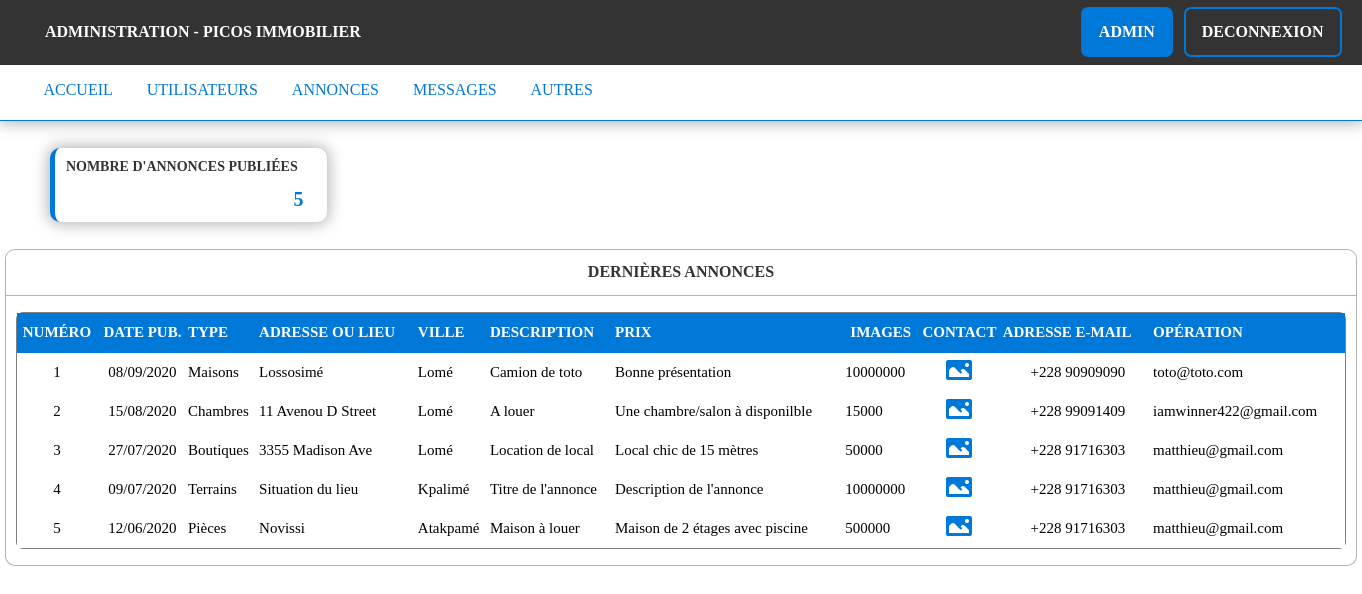
The page /administration/annonces.php (signed in) on the database its author committed.
### tables this page shows
CREATE TABLE `annonces` (
  `num_ann` int(11) NOT NULL,
  `titre_ann` varchar(75) NOT NULL,
  `desc_ann` varchar(255) NOT NULL,
  `prix_ann` float NOT NULL,
  `lieu_ann` varchar(155) NOT NULL,
  `date_ann` varchar(10) NOT NULL,
  `num_ville` int(11) NOT NULL,
  `num_user` int(11) NOT NULL,
  `num_type` int(11) NOT NULL
);

CREATE TABLE `type_immob` (
  `num_type` int(11) NOT NULL,
  `libelle_type` varchar(100) NOT NULL
);

CREATE TABLE `villes` (
  `num_ville` int(11) NOT NULL,
  `nom_ville` varchar(70) NOT NULL
);

CREATE TABLE `utilisateurs` (
  `num_user` int(11) NOT NULL,
  `prenoms_user` varchar(100) NOT NULL,
  `nom_user` varchar(75) NOT NULL,
  `num_tel` varchar(8) NOT NULL,
  `adr_mail` varchar(150) NOT NULL,
  `password` text NOT NULL
);

### administration/annonces.php (the view, shortened to what this page needs)
<?php
    $pdo = new PDO('mysql:host=localhost; dbname=immobilier', 'root', '', array(PDO::MYSQL_ATTR_INIT_COMMAND => 'SET NAMES utf8'));
    if (isset($_COOKIE['__lingomin'])) {
        $leNum = intval($_COOKIE['__lingomin']);
        $requeteAdmin = $pdo->prepare("SELECT * FROM `administration` WHERE num_admin = ?");
        $requeteAdmin->execute(array($leNum));
        $adminInfo = $requeteAdmin->fetch();
        $username =  $adminInfo['admin_name'];
    }else{
        header("Location: index.php");
        exit();
    }
    $requeteAnnonce = $pdo->prepare("SELECT * FROM `annonces` ORDER BY `num_ann` DESC");
    $requeteAnnonce->execute();
    $nbAnn = $requeteAnnonce->rowCount();
    $listeAnnonce = $requeteAnnonce->fetchAll();
?>
<!DOCTYPE html>
<html>
    <head>
        <link rel="stylesheet" href="../css/admin.css"/>
    </head>
    <body>
        <?php
            include("header.php");
        ?>
         <div id ="infos">
            <div class="box-info">
                <p class="entetes">Nombre d'annonces publiées</p>
                <p class="chiffres"><?php echo $nbAnn;?></p>
            </div>
        </div>
        <div id="corps8">
            <div id="liste">
            <p class="title">Dernières annonces</p>
            <table class="tble" cellpadding="0" cellspacing="0" border="0" id="t8">
                <tr class="entet">
                    <td align="center">Numéro</td>
                    <td align="center">Date pub.</td>
                    <td>Type</td>
                    <td>Adresse ou Lieu</td>
                    <td>Ville</td>
                    <td>Description</td>
                    <td>Prix</td>
                    <td align="center">Images</td>
                    <td align="center">Contact</td>
                    <td>Adresse E-mail</td>
                    <td>Opération</td>
                </tr>
                <?php
                  if (isset($_GET['type']) AND $_GET['type'] == "Autres") {
                        $i = 1;
                        foreach ($tabListe as $listeAnnonce) {
                            foreach ($listeAnnonce as $annonce) {
                                $num_user = $annonce['num_user'];
                                $num_type = $annonce['num_type'];
                                $num_ville = $annonce['num_ville'];
                                $rInfos = $pdo->prepare("SELECT `num_tel`, `adr_mail` FROM `utilisateurs` WHERE `num_user` = ?");
                                $rInfos->execute(array($num_user));
                                $infos = $rInfos->fetch();
                                $numero = $infos['num_tel'];
                                $adresse = $infos['adr_mail'];
                                $rType = $pdo->prepare("SELECT `libelle_type` FROM `type_immob` WHERE `num_type` = ?");
                                $rType->execute(array($num_type));
                                $type = $rType->fetch();
                                $libelle_type = $type['libelle_type'];
                                $rVille = $pdo->prepare("SELECT `nom_ville` FROM `villes` WHERE `num_ville` = ?");
                                $rVille->execute(array($num_ville));
                                $ville = $rVille->fetch();
                                $nom_ville = $ville['nom_ville'];
                                echo "
                                    <tr class='infos'>
                                        <td align='center'>".$i."</td>
                                        <td align='center'>".$annonce['date_ann']."</td>
                                        <td>".$annonce['lieu_ann']."</td>
                                        <td>".$nom_ville."</td>
                                        <td>".$annonce['titre_ann']."</td>
                                        <td>".$annonce['desc_ann']."</td>
                                        <td>".$annonce['prix_ann']."</td>
                                        <td align='center'><a href='images.php?num_ann=".$annonce['num_ann']."'><img src='../img/picture_30px.png' alt='image' id='img'/><a></td>
                                        <td align='center'>".$numero."</a></td>
                                        <td>".$adresse."</td>
                                        <td align='center'><a href='srp_ann.php?num=".$annonce['num_ann']."' id='supprimer'>Supprimer</a></td>
                                    </tr>";
                            }
                            $i++;
                        }
                    }else{
                          $i = 1;
                        foreach ($listeAnnonce as $annonce) {
                            $num_user = $annonce['num_user'];
                            $num_type = $annonce['num_type'];
                            $num_ville = $annonce['num_ville'];
                            $rInfos = $pdo->prepare("SELECT `num_tel`, `adr_mail` FROM `utilisateurs` WHERE `num_user` = ?");
                            $rInfos->execute(array($num_user));
                            $infos = $rInfos->fetch();
                            $numero = $infos['num_tel'];
                            $adresse = $infos['adr_mail'];
                            $rType = $pdo->prepare("SELECT `libelle_type` FROM `type_immob` WHERE `num_type` = ?");
                            $rType->execute(array($num_type));
                            $type = $rType->fetch();
                            $libelle_type = $type['libelle_type'];
                            $rVille = $pdo->prepare("SELECT `nom_ville` FROM `villes` WHERE `num_ville` = ?");
                            $rVille->execute(array($num_ville));
                            $ville = $rVille->fetch();
                            $nom_ville = $ville['nom_ville'];
                            echo "
                                <tr class='infos'>
                                    <td align='center'>".$i."</td>
                                    <td align='center'>".$annonce['date_ann']."</td>
                                    <td>".$libelle_type."</td>
                                    <td>".$annonce['lieu_ann']."</td>
                                    <td>".$nom_ville."</td>
                                    <td>".$annonce['titre_ann']."</td>
                                    <td>".$annonce['desc_ann']."</td>
                                    <td>".$annonce['prix_ann']."</td>
                                    <td align='center'><a href='../images.php?num_ann=".$annonce['num_ann']."'><img src='../img/picture_30px.png' alt='image' id='img'/><a></td>
                                    <td align='center'>+228 ".$numero."</td>
                                    <td>".$adresse."</td>
                                </tr>";
                            $i++;
                        }
                    }
                ?>
            </table>
            </div>
        </div>
    </body>
</html>

### administration/header.php
<div id="banniere">
    <nav id="menu">
        <ul>
            <li id="titre">Administration - Picos Immobilier</li>
            <?php
				if (isset($_SESSION['num']) AND $adminInfo['num_admin'] == $_SESSION['num']){
			?>
            <li id="deconnexion"><a href="deconnexion.php">Deconnexion</a></li>
            <li id="username"><a href="profil.php" title="Mon profil"><?php echo $username;?></a></li>
            <?php
				}
			?>
        </ul>
    </nav>
</div>
<div id="ban-2">
	<nav id="menu-2">
		<ul>
			<li><a href="administration.php">Accueil</a></li>
			<li><a href="utilisateurs.php">Utilisateurs</a></li>
			<li><a href="annonces.php">Annonces</a></li>
			<li><a href="messages.php">Messages</a></li>
			<li><a href="others.php">Autres</a></li>
		</ul>
	</nav>
</div>

### css/admin.css (style rules this page uses)
* { font-family: 'Segoe UI Light', 'Montserrat-Regular'; padding: 0; margin: 0; outline: 0; }
body { background-image: url('../img/outside.jpg'); background-size: cover; background-attachment: scroll; }
#banniere { display: inline-block; width: 100%; height: 65px; color: white; background-color: #333; }
#menu { display: inline; }
#menu ul li { display: inline-block; list-style-type: none; margin-left: 45px; }
#menu ul li a { display: inline-block; color: white; font-weight: bold; text-transform: uppercase; padding: 14px 16px; text-decoration: none }
#deconnexion { margin-top: 0.5%; border-radius: 7px; float: right; margin-right: 1.5%; border: 2px solid #0078d7; }
#username { margin-top: 0.5%; border-radius: 7px; float: right; margin-right: -2.5%; background-color:#0078d7; border: 2px solid #0078d7; }
#titre { margin-top: 1.7%; font-weight: bolder; text-transform: uppercase; }
#ban-2 { background-color: white; border-bottom: 1px solid #0078d7; box-shadow: 0 0 15px 2px rgba(0,0,0,.3); width: 100%; height: 55px; }
#menu-2 { display: inline-block; padding-left: 1.5%; }
#menu-2 ul li { display: inline-block; list-style-type: none; margin-left: 16px; }
#menu-2 ul li a { display: inline-block; font-weight: lighter; text-transform: uppercase; text-decoration: none; color: #0078d7; padding: 16px 7px; }
#infos { display: inline; }
.box-info { margin-top: 2%; border-left: 5px solid #0078d7; padding: .8%; box-shadow: 0 0 15px 2px rgba(0,0,0,.3); background-color: white; width: 250px; display: inline-block; margin-left: 50px; border-radius: 10px; }
.chiffres { text-align: right; padding-top: 5%; font-weight: bold; font-size: 20px; color: #0078d7; padding-right: 5%; }
.entetes { font-size: 14px; text-transform: uppercase; color: #333; font-weight:bold; }
.title { padding: 1%; background-color: white; color: #333; font-weight: bold; border-bottom: 1px solid rgba(0,0,0,.3); }
.tble { border: 1px solid rgba(0,0,0,.5); margin: 1.2% 2%; height: auto; border-radius: 7px; }
.infos { background-color: rgb(255,255,255); color: black; border: solid rgba(0,0,0,.3); height: 39px; padding: 40px; }
#t8 { font-size: 15px; width: 1330px; text-align: left; margin-left: auto; margin-right: auto; }
.entet { color: white; background-color: #0078d7; border: solid rgba(0,0,0,.3); height: 40px; text-align: left; font-weight: bold; text-transform: uppercase; }
#liste { width: 1350px; background-color: white; overflow: auto; margin-top: 2%; margin-bottom: 2%; border-radius: 10px; display: block; overflow: auto; border: 1px solid rgba(0,0,0,.3); margin-left: auto; margin-right: auto; }
.title { padding: 1%; background-color: white; color: #333; text-align: center; text-transform: uppercase; font-weight: bold; border-bottom: 1px solid rgba(0,0,0,.3); }
#corps8 { width: auto; margin-left: auto; margin-right: auto; }

### rows shown on the page
annonces: date_ann "08/09/2020", type_immob.libelle_type "Maisons", lieu_ann "Lossosimé", villes.nom_ville "Lomé", titre_ann "Camion de toto", desc_ann "Bonne présentation", prix_ann "10000000", utilisateurs.num_tel "90909090", utilisateurs.adr_mail "toto@toto.com"
annonces: date_ann "15/08/2020", type_immob.libelle_type "Chambres", lieu_ann "11 Avenou D Street", villes.nom_ville "Lomé", titre_ann "A louer", desc_ann "Une chambre/salon à disponilble", prix_ann "15000", utilisateurs.num_tel "99091409", utilisateurs.adr_mail "iamwinner422@gmail.com"
annonces: date_ann "27/07/2020", type_immob.libelle_type "Boutiques", lieu_ann "3355 Madison Ave", villes.nom_ville "Lomé", titre_ann "Location de local", desc_ann "Local chic de 15 mètres", prix_ann "50000", utilisateurs.num_tel "91716303", utilisateurs.adr_mail "matthieu@gmail.com"
annonces: date_ann "09/07/2020", type_immob.libelle_type "Terrains", lieu_ann "Situation du lieu", villes.nom_ville "Kpalimé", titre_ann "Titre de l'annonce", desc_ann "Description de l'annonce", prix_ann "10000000", utilisateurs.num_tel "91716303", utilisateurs.adr_mail "matthieu@gmail.com"
annonces: date_ann "12/06/2020", type_immob.libelle_type "Pièces", lieu_ann "Novissi", villes.nom_ville "Atakpamé", titre_ann "Maison à louer", desc_ann "Maison de 2 étages avec piscine", prix_ann "500000", utilisateurs.num_tel "91716303", utilisateurs.adr_mail "matthieu@gmail.com"

### other values the page prints
$username "ADMIN"
$nbAnn "5"
